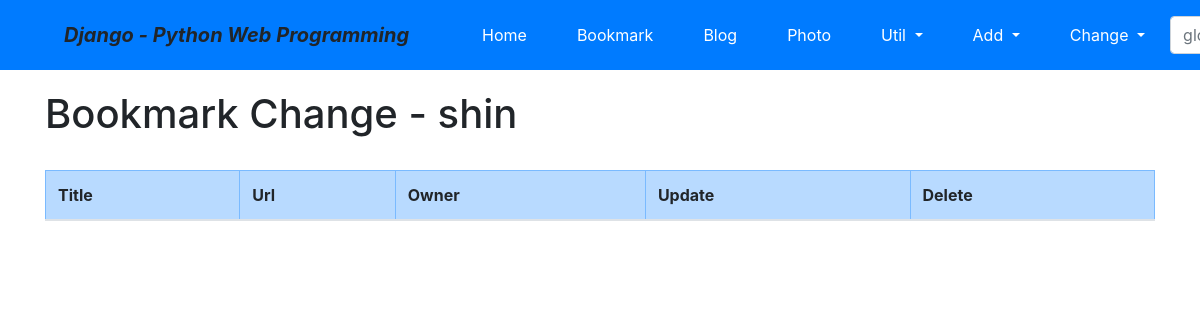
The page /bookmark/change/ (signed in) on the database as committed earlier.
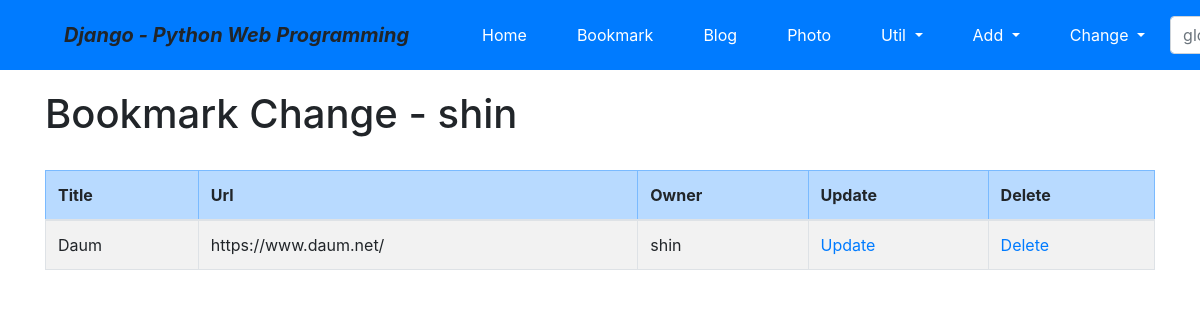
The same page on the database as committed later.
### bookmark/models.py (models this page shows, shortened)
class Bookmark(models.Model):
    title = models.CharField('TITLE', max_length=100, blank=True)
    url = models.URLField('URL', unique=True)
    owner = models.ForeignKey(User, on_delete=models.CASCADE, blank=True, null=True)

### bookmark/views.py (the view)
# urls.py: path('change/', views.BookmarkChangeLV.as_view(), name="change",),
class BookmarkChangeLV(LoginRequiredMixin, ListView):
    template_name = 'bookmark/bookmark_change_list.html'
    def get_queryset(self):
        return Bookmark.objects.filter(owner=self.request.user)

### bookmark/templates/bookmark/bookmark_change_list.html (shortened to what this page needs)
{% extends "base.html" %}
{% load widget_tweaks %}
{% block content %}
    <h1>Bookmark Change - {{user}}</h1>
    <br>
    <table class="table table-bordered table-condensed table-striped">
        <thead>
            <tr class="table-primary">
                <th>Title</th>
                <th>Url</th>
                <th>Owner</th>
                <th>Update</th>
                <th>Delete</th>
            </tr>
        </thead>
        <tbody>
            {% for item in object_list %}
            <tr>
                <td>{{ item.title }}</td>
                <td>{{ item.url }}</td>
                <td>{{ item.owner }}</td>
                <td><a href="{% url 'bookmark:update' item.id %}">Update</a></td>
                <td><a href="{% url 'bookmark:delete' item.id %}">Delete</a></td>
            </tr>
            {% endfor %}
        </tbody>
    </table>
{% endblock %}

Rows that differ between the two databases and show on the page:
added Bookmark: title "Daum", url "https://www.daum.net/", owner "shin"
